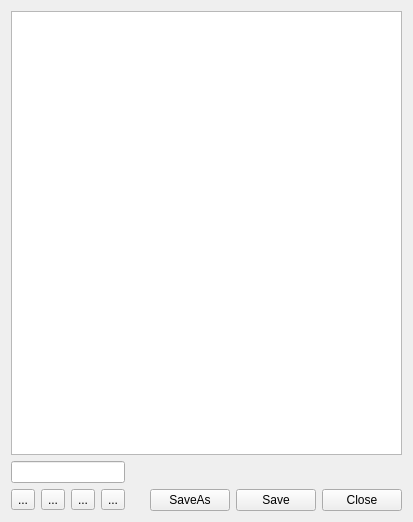
<?xml version="1.0" encoding="UTF-8"?>
<ui version="4.0">
 <class>Form</class>
 <widget class="QWidget" name="Form">
  <property name="geometry">
   <rect>
    <x>0</x>
    <y>0</y>
    <width>413</width>
    <height>522</height>
   </rect>
  </property>
  <property name="windowTitle">
   <string>Editor</string>
  </property>
  <layout class="QGridLayout" name="gridLayout">
   <item row="0" column="0" colspan="8">
    <widget class="QPlainTextEdit" name="plainText"/>
   </item>
   <item row="1" column="0" colspan="4">
    <widget class="QLineEdit" name="ediSearch"/>
   </item>
   <item row="2" column="0">
    <widget class="QToolButton" name="buttonNext">
     <property name="text">
      <string>...</string>
     </property>
    </widget>
   </item>
   <item row="2" column="1">
    <widget class="QToolButton" name="buttonPrev">
     <property name="text">
      <string>...</string>
     </property>
    </widget>
   </item>
   <item row="2" column="2">
    <widget class="QToolButton" name="buttonFirst">
     <property name="text">
      <string>...</string>
     </property>
    </widget>
   </item>
   <item row="2" column="3">
    <widget class="QToolButton" name="buttonLast">
     <property name="text">
      <string>...</string>
     </property>
    </widget>
   </item>
   <item row="2" column="7">
    <widget class="QPushButton" name="buttonClose">
     <property name="text">
      <string>Close</string>
     </property>
    </widget>
   </item>
   <item row="2" column="4">
    <spacer name="horizontalSpacer">
     <property name="orientation">
      <enum>Qt::Horizontal</enum>
     </property>
     <property name="sizeHint" stdset="0">
      <size>
       <width>40</width>
       <height>20</height>
      </size>
     </property>
    </spacer>
   </item>
   <item row="2" column="6">
    <widget class="QPushButton" name="buttonSave">
     <property name="text">
      <string>Save</string>
     </property>
    </widget>
   </item>
   <item row="2" column="5">
    <widget class="QPushButton" name="buttonSaveAs">
     <property name="text">
      <string>SaveAs</string>
     </property>
    </widget>
   </item>
  </layout>
 </widget>
 <resources/>
 <connections/>
</ui>
